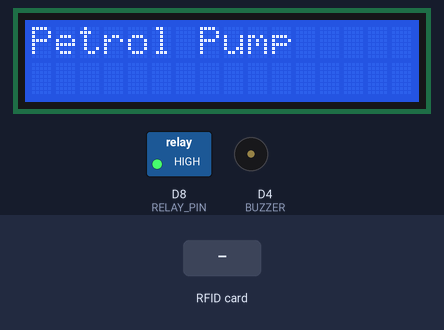
Recording of a sketch running on a simulated ESP8266 (NodeMCU). On the bench: 16×2 character LCD, switched loads named in the sketch (green lamp = pin HIGH), buzzer (waves = sounding, pin HIGH). The test bench sets the inputs (shaded band). What the sketch prints to the serial monitor is not drawn.

Above: at 0.1 s.
At 3.3 s:
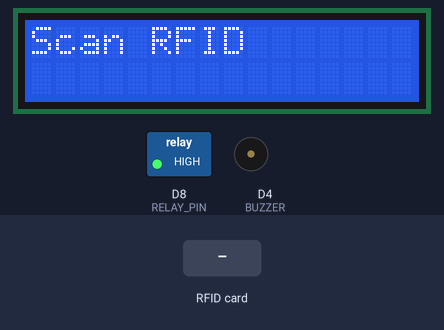
3.4 s: RFID card 5E 7A 19 C4 held to the reader
At 4.5 s:
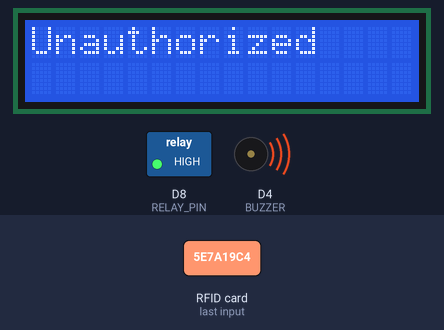
Timing chart, 0 to 6.9 s (numbered marks = the images above; inputs shaded):
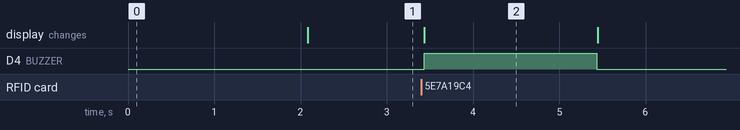

The sketch:

Petrol_Pump.ino
```cpp
#include <Wire.h>
#include <LiquidCrystal_I2C.h>
#include <SPI.h>
#include <MFRC522.h>

// Pin Definitions
#define SS_PIN         D0   // SDA pin for RFID to GPIO16
#define SDA            D1   // SDA
#define SCL            D2   // SCL
#define RST_PIN        D3   // Reset pin for RFID (GPIO0)
#define BUZZER         D4   // BUZZER
#define RELAY_PIN      D8   // Relay connected to GPIO15


// Initialize LCD (I2C address 0x27; change if your address is different)
LiquidCrystal_I2C lcd(0x27, 16, 2);

// Initialize RFID
MFRC522 rfid(SS_PIN, RST_PIN);

void setup() {
  // Initialize Serial Monitor
  Serial.begin(115200);

  // Initialize Relay
  pinMode(RELAY_PIN, OUTPUT);
  pinMode(BUZZER, OUTPUT);
  digitalWrite(RELAY_PIN, HIGH); // Ensure pump is off initially

  // Initialize LCD
  Wire.begin(SDA, SCL);
  lcd.init();
  lcd.backlight();
  lcd.print("Petrol Pump");
  delay(2000);
  lcd.clear();
  lcd.print("Scan RFID");

  // Initialize RFID
  SPI.begin();
  rfid.PCD_Init();

}

void loop() {
  // Check if a new RFID card is present
  if (!rfid.PICC_IsNewCardPresent()) return;
  if (!rfid.PICC_ReadCardSerial()) return;

    // Read the UID of the RFID card
    String uid = "";
    for (byte i = 0; i < rfid.uid.size; i++)
    {
      uid += String(rfid.uid.uidByte[i], HEX);
    }
    uid.toUpperCase();

    // Print UID to Serial Monitor
    Serial.println("Card UID: " + uid);

    // Check if the card is authorized
    lcd.clear();
    if (uid == "441AF2")  // 3C9529
    { // Replace "ABCD1234" with your authorized UID
      lcd.print("Authorized User");
      delay(2000); // Wait 2 seconds before turning on the pump

      lcd.clear();
      lcd.print("Turning ON Pump");
      delay(2000);

      lcd.clear();
      lcd.print("Pump ON");
      digitalWrite(RELAY_PIN, LOW); // Turn pump ON
      delay(3000); // Pump runs for 3 seconds
      digitalWrite(RELAY_PIN, HIGH);  // Turn pump OFF

      lcd.clear();
      lcd.print("Pump OFF");
      delay(2000); // Display "Pump OFF" for 2 seconds
    }
    else
    {
      lcd.print("Unauthorized");
      digitalWrite(BUZZER, HIGH);  // Turn BUZZER ON
      delay(2000); // Display "Unauthorized" for 2 seconds
      digitalWrite(BUZZER, LOW);  // Turn BUZZER OFF
    }

    // Reset LCD to initial state
    lcd.clear();
    lcd.print("Scan RFID");


  // Halt the card to avoid reading the same card repeatedly
  rfid.PICC_HaltA();
}
```

Measured:
- after the input at 3.4 s, D4 (BUZZER): LOW → HIGH at once, → LOW 2.0 s later; the display: changes at once (image 2)
- what the display in image 2 shows lasts 2.0 s, from 3.4 s to 5.4 s
